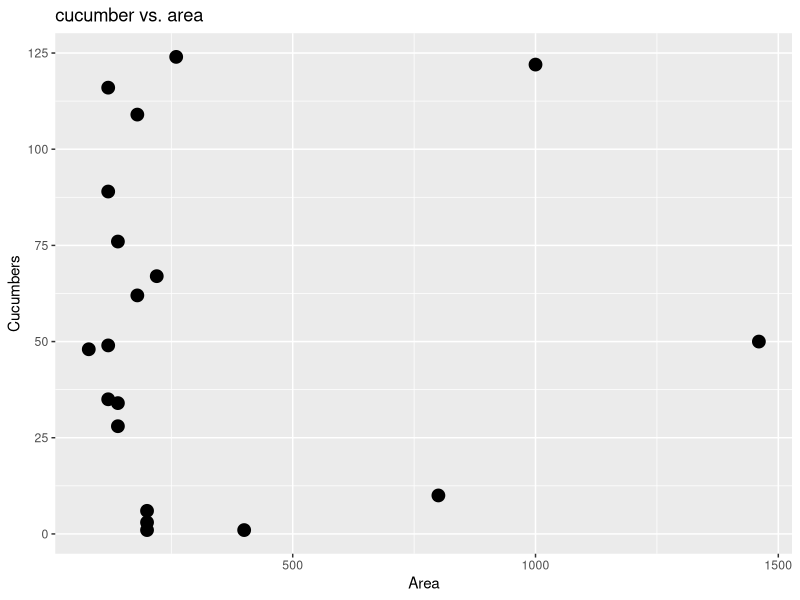
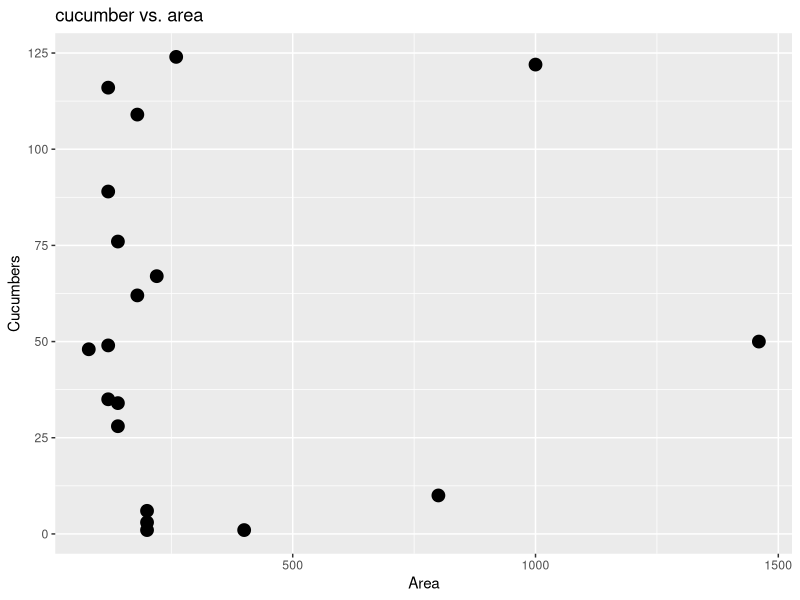

These charts were generated, in order, by the following R code:
# Estimating numbers of sea cucumbers using a survey	
# 2015-07-04 CJS update split; ##***; ggplot2

# Sea cucumbers are considered a delicacy among some, and the fishery
#   is of growing importance.

#   In order to set harvest quotas and in order to monitor the stock,
#   it is important that number of sea cucumbers in a certain harvest area
#   be estimated each year.
#
#   The following is an example taken from Griffith Passage in  BC 1994.

#   To do this, the managers lay out a number of transects
#   across the cucumber harvest area.
#   Divers then swim along the transect, and while carrying a 4 m wide
#   pole, count the number of cucumbers within the width of the pole
#   during the swim.

#   The number of possible transects is so large that the correction
#   for finite population sampling can be ignored. 

#   The total bed area and the length of the shore are:

#   Bed Area        3,769,280       m^2
#   Shorelength      51426       m

#   The raw data is already summarized to the transect level so a simple ratio estimator is all that is needed  

# Lines starting in ##--part001b; and ##***part001e; are used
# to bracket portions of the R code for inclusion into my
# course notes and are not normally coded.

options(useFancyQuotes=FALSE) # renders summary output corrects
library(ggplot2)
library(plyr)
library(survey)

# Read in the data
sink('cucumber-R-001.txt', split=TRUE)
##***part001b;
cucumber <- read.csv("cucumber.csv", header=TRUE, as.is=TRUE, strip.white=TRUE)
Ntransects <- 51426/4 # each transect is 4 m wide
TotalArea <- 3769280
cucumber
##***part001e;
sink()



# Analysis as a simple random sample, ignoring the area and getting a simple inflation estimator
sink('cucumber-R-002.txt', split=TRUE)
##***part002b;
mean.cucumber      <- mean(cucumber$Cucumber)
sd.cucumber        <- sd(cucumber$Cucumber)
se.mean.cucumber   <- sd.cucumber / sqrt(length(cucumber$Cucumber))
cat(' Est Mean cucumber/trnsect is ',mean.cucumber,' with a se of',
      se.mean.cucumber,"\n")
      
total.cucumber    <- mean.cucumber    * Ntransects
se.total.cucumber <- se.mean.cucumber * Ntransects
cat(' Est Total cucumber is ',total.cucumber,' with a se of',
      se.total.cucumber,"\n")
##***part002e;
sink()


# Analysis as a simple random sample, using the survey package
sink('cucumber-R-003.txt', split=TRUE)
##***part003b;
library(survey)
# Add a variable for the number of subarea in the population
cucumber$Ntransects <- Ntransects
cucumber[1:5,]
cucumber.design <- svydesign(data=cucumber, 
      ids=~1, # no clusters
      fpc=~Ntransects)  # boats in the day
print(cucumber.design)
mean.cucumber2  <- svymean(  ~Cucumbers, design=cucumber.design)
mean.cucumber2
total.cucumber2 <- svytotal( ~Cucumbers, design=cucumber.design)
total.cucumber2
##***part003e;
sink()



##***part011b;
prelim <- ggplot(data=cucumber, aes(x=Area, y=Cucumbers))+
  ggtitle("cucumber vs. area")+
  geom_point(size=4)
prelim
##***part011e;
ggsave(prelim, file='cucumber-R-011.png', h=4, w=6, units="in", dpi=300)



#************ Analysis using the survey package and a ratio estimator **********

# For a proper analysis of survey data, you should construct
# a survey.design object so that subsequent analysis can
# account for the design, the fpc, etc.
# This is likely overkill for simple random samples and simple
# means and totals

sink('cucumber-R-020.txt', split=TRUE)
##***part020b;
library(survey)
cucumber$Ntransects <- Ntransects
cucumber[1:5,]
cucumber.design <- svydesign(data=cucumber, 
      ids=~1, # no clusters
      fpc=~Ntransects)  # boats in the day
print(cucumber.design)
cucumber.ratio <- svyratio(numerator=~Cucumbers,
               denominator=~Area, cucumber.design)
cucumber.ratio
cucumber.total <- predict(cucumber.ratio, total=TotalArea)
cucumber.total
##***part020e;
sink()
